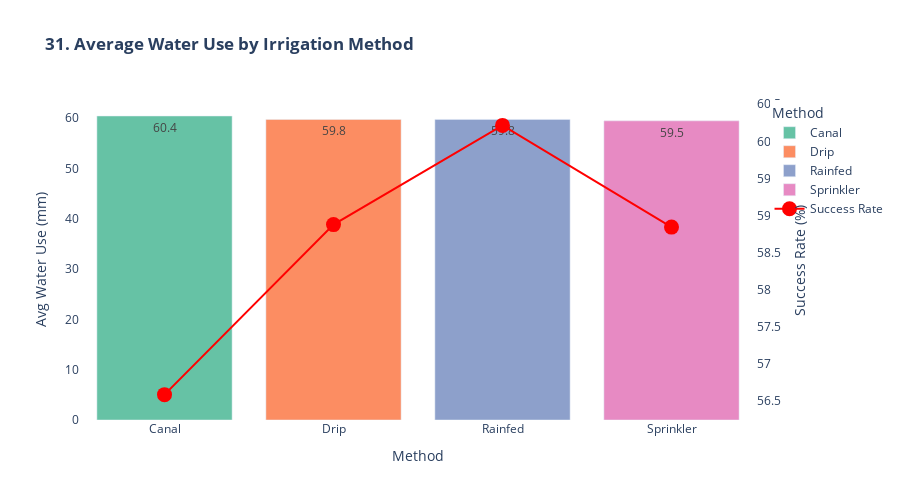

Source (notebook cell):
### Markdown cell above
### *31. Irrigation Type Efficiency*

### Code cell
print("\n31. Irrigation Method Efficiency...")

method_stats = df.groupby('Irrigation_Type', observed=False).agg(
    Avg_Water_Use=('Previous_Irrigation_mm', 'mean'),
    Success_Rate=('Irrigation_Need', lambda x: (x == 'Low').mean() * 100),
    Count=('Irrigation_Type', 'count')
).reset_index()

fig31 = px.bar(method_stats, x='Irrigation_Type', y='Avg_Water_Use',
               color='Irrigation_Type', color_discrete_sequence=irrigation_colors,
               title='<b>31. Average Water Use by Irrigation Method</b>',
               text_auto='.1f',
               labels={'Avg_Water_Use': 'Avg Water Use (mm)', 'Irrigation_Type': 'Method'})

fig31.add_scatter(x=method_stats['Irrigation_Type'], y=method_stats['Success_Rate'],
                  mode='markers+lines', name='Success Rate', 
                  marker=dict(size=15, color='red'),
                  yaxis='y2')

fig31.update_layout(height=500, plot_bgcolor='white', 
                   yaxis2=dict(title='Success Rate (%)', overlaying='y', side='right'))
fig31.show()

### Figure 1 — Plotly figure (JSON) as saved in the notebook; plotly's stock layout.template omitted (floating-point values rounded to 4 significant figures)
{"data": [{"hovertemplate": "Method=%{x}<br>Avg Water Use (mm)=%{y}<extra></extra>", "legendgroup": "Canal", "marker": {"color": "rgb(102,194,165)", "pattern": {"shape": ""}}, "name": "Canal", "orientation": "v", "showlegend": true, "textposition": "auto", "texttemplate": "%{y:.1f}", "type": "bar", "x": ["Canal"], "xaxis": "x", "y": [60.45], "yaxis": "y"}, {"hovertemplate": "Method=%{x}<br>Avg Water Use (mm)=%{y}<extra></extra>", "legendgroup": "Drip", "marker": {"color": "rgb(252,141,98)", "pattern": {"shape": ""}}, "name": "Drip", "orientation": "v", "showlegend": true, "textposition": "auto", "texttemplate": "%{y:.1f}", "type": "bar", "x": ["Drip"], "xaxis": "x", "y": [59.76], "yaxis": "y"}, {"hovertemplate": "Method=%{x}<br>Avg Water Use (mm)=%{y}<extra></extra>", "legendgroup": "Rainfed", "marker": {"color": "rgb(141,160,203)", "pattern": {"shape": ""}}, "name": "Rainfed", "orientation": "v", "showlegend": true, "textposition": "auto", "texttemplate": "%{y:.1f}", "type": "bar", "x": ["Rainfed"], "xaxis": "x", "y": [59.77], "yaxis": "y"}, {"hovertemplate": "Method=%{x}<br>Avg Water Use (mm)=%{y}<extra></extra>", "legendgroup": "Sprinkler", "marker": {"color": "rgb(231,138,195)", "pattern": {"shape": ""}}, "name": "Sprinkler", "orientation": "v", "showlegend": true, "textposition": "auto", "texttemplate": "%{y:.1f}", "type": "bar", "x": ["Sprinkler"], "xaxis": "x", "y": [59.48], "yaxis": "y"}, {"marker": {"color": "red", "size": 15}, "mode": "markers+lines", "name": "Success Rate", "type": "scatter", "x": ["Canal", "Drip", "Rainfed", "Sprinkler"], "y": [56.59, 58.88, 60.22, 58.84], "yaxis": "y2"}], "layout": {"barmode": "relative", "height": 500, "legend": {"title": {"text": "Method"}, "tracegroupgap": 0}, "plot_bgcolor": "white", "title": {"text": "<b>31. Average Water Use by Irrigation Method</b>"}, "xaxis": {"anchor": "y", "categoryarray": ["Canal", "Drip", "Rainfed", "Sprinkler"], "categoryorder": "array", "domain": [0, 1], "title": {"text": "Method"}}, "yaxis": {"anchor": "x", "domain": [0, 1], "title": {"text": "Avg Water Use (mm)"}}, "yaxis2": {"overlaying": "y", "side": "right", "title": {"text": "Success Rate (%)"}}}}
